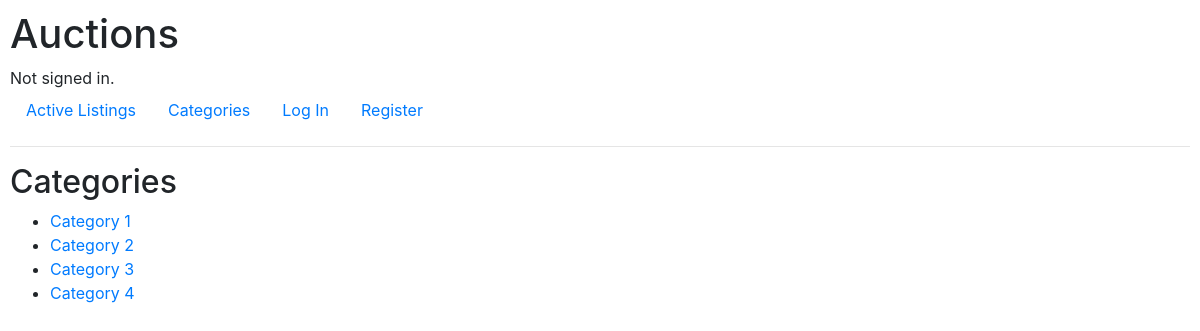
The page /auctions/categories/ on the database its author committed.
### auctions/models.py (models this page shows, shortened)
class Auction(models.Model):
    title = models.CharField(
        unique=True, error_messages={'unique': "The auction with that title already exists."},
        max_length=64, verbose_name='title of auction')
    category = models.CharField(max_length=64)
    description = models.CharField(blank=True, max_length=124)
    image_url = models.CharField(blank=True, max_length=124)
    price = models.FloatField(default=0.0)
    owner = models.ForeignKey(User, on_delete=models.CASCADE, related_name="seller")  # user
    winner = models.ForeignKey(User, blank=True, null=True, on_delete=models.CASCADE, related_name="buyer")  # user
    is_active = models.BooleanField(default=True, verbose_name='active status')  # active or non_active

### auctions/views.py (the view)
# urls.py: path("categories/", views.categories_view, name="categories"),
def categories_view(request):
    return render(request, 'auctions/categories.html', {
        "auctions": Auction.objects.filter(is_active=True)
    })

### auctions/templates/auctions/categories.html
{% extends "auctions/layout.html" %}
{% block body %}
    <h2>Categories</h2>
    <ul>
        {% for auction in auctions %}
            {% ifchanged %}
            <li>
                <a href="{% url 'category' auction.category %}">
                {{ auction.category}}
                </a>
            </li>
            {% endifchanged %}
        {% endfor %}
    </ul>
{% endblock %}

### auctions/static/auctions/styles.css (style rules this page uses)
body { padding: 10px; }

### rows shown on the page
Auction: category "Category 1"
Auction: category "Category 2"
Auction: category "Category 3"
Auction: category "Category 4"
